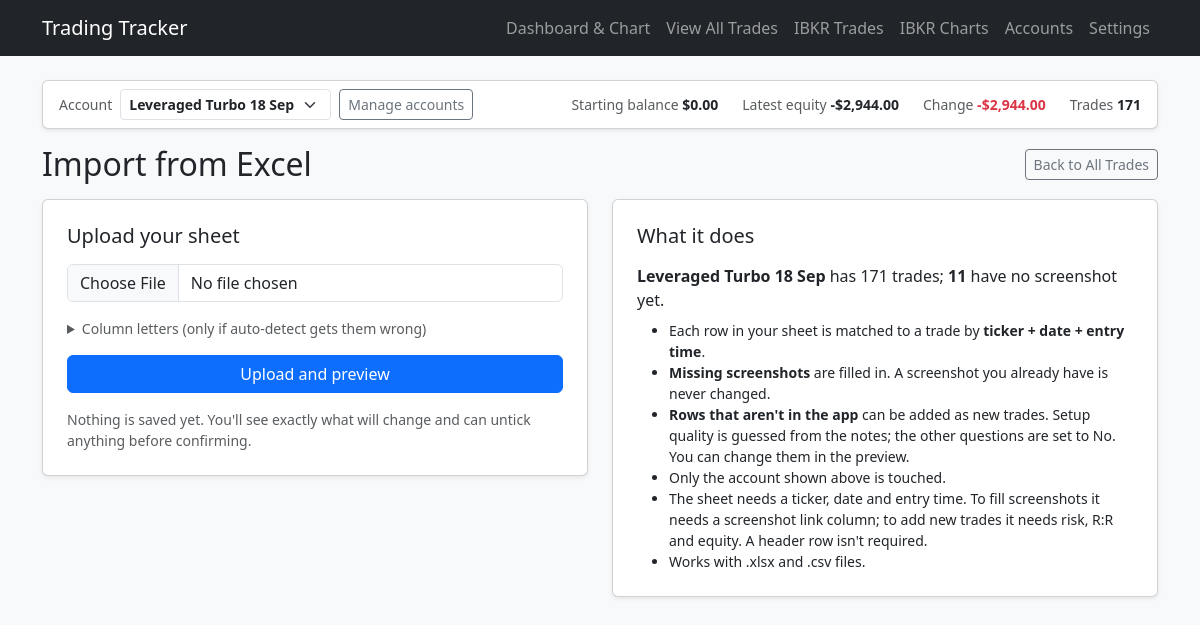
Screenshot of /import-screenshots with the database file from the repository.
### flask_app.py (models this page shows, shortened)
class Account(db.Model):
    id = db.Column(db.Integer, primary_key=True)
    name = db.Column(db.String(60), unique=True, nullable=False)
    starting_balance = db.Column(db.Float, nullable=True)
    created = db.Column(db.DateTime, default=datetime.utcnow)

class Trade(db.Model):
    id = db.Column(db.Integer, primary_key=True)
    position = db.Column(db.Integer, default=0)
    setup_quality_str = db.Column(db.String(20), nullable=False)
    ticker = db.Column(db.String(20), nullable=False)
    entry_datetime = db.Column(db.String(50), nullable=False)
    profit_taken_str = db.Column(db.String(10), nullable=False)
    stop_loss_zero_str = db.Column(db.String(10), nullable=False)
    current_equity = db.Column(db.Float, nullable=False)
    risk_str = db.Column(db.String(20), nullable=False)
    risk_reward_str = db.Column(db.String(20), nullable=False)
    risk_under_half_str = db.Column(db.String(10), nullable=True)
    daily_risk_str = db.Column(db.String(10), nullable=True)
    overtrading_str = db.Column(db.String(10), nullable=True, default='no')
    revenge_trading_str = db.Column(db.String(10), nullable=True, default='no')
    impatient_trading_str = db.Column(db.String(10), nullable=True, default='no')
    fearful_trading_str = db.Column(db.String(10), nullable=True, default='no')
    setup_score = db.Column(db.Float, nullable=False)
    profit_score = db.Column(db.Float, nullable=False)
    stop_loss_score = db.Column(db.Float, nullable=False)
    risk_score = db.Column(db.Float, nullable=False)
    risk_reward_score = db.Column(db.Float, nullable=False)
    daily_risk_score = db.Column(db.Float, nullable=True, default=0.0)
    psychology_score = db.Column(db.Float, nullable=True, default=0.0)
    total_score = db.Column(db.Float, nullable=False)
    timestamp = db.Column(db.DateTime, default=datetime.utcnow)
    screenshot_url = db.Column(db.String(500), nullable=True)
    account_id = db.Column(db.Integer, db.ForeignKey('account.id'), nullable=True)
    exit_datetime = db.Column(db.String(50), nullable=True)

### flask_app.py (the view, shortened to what this page needs)
@app.route('/import-screenshots', methods=['GET', 'POST'])
def import_screenshots():
    account = get_active_account()
    trades = Trade.query.filter_by(account_id=account.id).all()
    context = {
        'stage': 'upload',
        'account': account,
        'total_trades': len(trades),
        'missing_now': sum(1 for t in trades if not has_screenshot(t)),
        'error': None,
        'result': None,
        'points': answer_points(),
        'filled': request.args.get('filled', type=int),
        'skipped': request.args.get('skipped', type=int),
        'added': request.args.get('added', type=int),
        'add_skipped': request.args.get('add_skipped', type=int),
        'exits': request.args.get('exits', type=int),
        'exit_skipped': request.args.get('exit_skipped', type=int),
    }
    return render_template('import_screenshots.html', **context)

### flask_app.py (called while the page is built)
def parse_points(text, count):
    parts = [p for p in re.split(r'[/,\s]+', str(text or '').strip()) if p]
    if len(parts) != count:
        return None
    try:
        return [float(p) for p in parts]
    except ValueError:
        return None

def get_rule_points(key):
    rule = SCORING_RULES[key]
    setting = AppSetting.query.filter_by(key=key).first()
    if setting:
        parsed = parse_points(setting.value, rule['count'])
        if parsed is not None:
            return parsed
    return list(rule['defaults'])

def get_active_account():
    try:
        account = db.session.get(Account, int(request.cookies.get('account_id', '')))
    except ValueError:
        account = None
    return account or Account.query.order_by(Account.id.asc()).first()

def trade_profit_loss(trade):
    try:
        return float(trade.risk_str) * float(trade.risk_reward_str)
    except (TypeError, ValueError):
        return 0.0

def account_summary(account):
    trades = (
        Trade.query.filter_by(account_id=account.id)
        .order_by(Trade.position.asc())
        .all()
    )
    start = account.starting_balance
    latest = trades[-1].current_equity if trades else start
    change = latest - start if latest is not None and start is not None else None
    change_pct = change / start * 100 if change is not None and start and start > 0 else None
    return {
        'trade_count': len(trades),
        'starting_balance': start,
        'latest_equity': latest,
        'change': change,
        'change_pct': change_pct,
        'net_pl': sum(trade_profit_loss(t) for t in trades),
        'avg_score': (
            sum(t.total_score for t in trades) / len(trades) if trades else None
        ),
    }

@app.context_processor
def inject_accounts():
    return {
        'accounts': Account.query.order_by(Account.id.asc()).all(),
        'active_account': get_active_account(),
        'account_summary': account_summary,
    }

def has_screenshot(trade):
    return bool((trade.screenshot_url or '').strip())

def answer_points():
    return {
        'risk': get_rule_points('risk_under_half'),
        'daily': get_rule_points('daily_dd'),
    }

### templates/import_screenshots.html (shortened to what this page needs)
<!DOCTYPE html>
<html lang="en">
<head>
    <link href="https://cdn.jsdelivr.net/npm/bootstrap@5.3.0/dist/css/bootstrap.min.css" rel="stylesheet">
</head>
<body class="bg-light">
    <nav class="navbar navbar-expand-lg navbar-dark bg-dark mb-4">
    <div class="container">
        <a class="navbar-brand" href="/">Trading Tracker</a>
            <div class="navbar-nav">
                <a class="nav-link" href="/">Dashboard & Chart</a>
                <a class="nav-link" href="/trades-list">View All Trades</a>
                <a class="nav-link" href="/ibkr">IBKR Trades</a>
                <a class="nav-link" href="/ibkr-charts">IBKR Charts</a>
                <a class="nav-link" href="/accounts">Accounts</a>
                <a class="nav-link" href="/settings">Settings</a>
            </div>
    </div>
    </nav>
{% include '_account_bar.html' %}
<div class="container pb-5">
    <div class="d-flex justify-content-between align-items-center mb-3">
        <h2 class="m-0">Import from Excel</h2>
        <a href="/trades-list" class="btn btn-outline-secondary btn-sm">Back to All Trades</a>
    </div>
    {% if stage == 'upload' %}
    <div class="row g-4">
        <div class="col-lg-6">
            <div class="card shadow-sm p-4">
                <h5 class="mb-3">Upload your sheet</h5>
                <form method="POST" enctype="multipart/form-data">
                    <div class="mb-3">
                        <input type="file" class="form-control" name="file" accept=".xlsx,.xlsm,.csv" required>
                    </div>
                    <details class="mb-3">
                        <summary class="small text-muted">Column letters (only if auto-detect gets them wrong)</summary>
                    </details>
                    <button type="submit" class="btn btn-primary w-100">Upload and preview</button>
                </form>
                <p class="text-muted small mt-3 mb-0">
                    Nothing is saved yet. You'll see exactly what will change and can untick anything before confirming.
                </p>
            </div>
        </div>
        <div class="col-lg-6">
            <div class="card shadow-sm p-4">
                <h5 class="mb-3">What it does</h5>
                <p class="mb-2">
                    <strong>{{ account.name }}</strong> has {{ total_trades }} trade{{ '' if total_trades == 1 else 's' }};
                    <strong>{{ missing_now }}</strong> {{ 'has' if missing_now == 1 else 'have' }} no screenshot yet.
                </p>
                <ul class="mb-0 small">
                    <li>Each row in your sheet is matched to a trade by <strong>ticker + date + entry time</strong>.</li>
                    <li><strong>Missing screenshots</strong> are filled in. A screenshot you already have is never changed.</li>
                    <li><strong>Rows that aren't in the app</strong> can be added as new trades. Setup quality is guessed from the notes; the other questions are set to No. You can change them in the preview.</li>
                    <li>Only the account shown above is touched.</li>
                    <li>The sheet needs a ticker, date and entry time. To fill screenshots it needs a screenshot link column; to add new trades it needs risk, R:R and equity. A header row isn't required.</li>
                    <li>Works with .xlsx and .csv files.</li>
                </ul>
            </div>
        </div>
    </div>
    {% endif %}
</div>
</body>
</html>

### templates/_account_macros.html
{% macro money(v) -%}
{%- if v is none -%}&mdash;{%- else -%}{{ '-' if v < 0 else '' }}${{ '{:,.2f}'.format(v | abs) }}{%- endif -%}
{%- endmacro %}
{% macro signed(v) -%}
{%- if v is none -%}&mdash;{%- else -%}{{ '+' if v > 0 else '-' if v < 0 else '' }}${{ '{:,.2f}'.format(v | abs) }}{%- endif -%}
{%- endmacro %}
{% macro tone(v) -%}
{{ 'text-success' if v is not none and v > 0 else 'text-danger' if v is not none and v < 0 else '' }}
{%- endmacro %}

### rows the page displays
Account: starting_balance "0.00", name "Leveraged Turbo 18 Sep"
Trade: current_equity "-", current_equity "2,944.00"

### other values shown
{{ '+' if v > 0 else '-' if v < 0 else '' }} "-"
{{ '{:,.2f}'.format(v | abs) }} "2,944.00"
{{ s.trade_count }} "171"
{{ total_trades }} "171"
{{ '' if total_trades == 1 else 's' }} "s"
{{ missing_now }} "11"
{{ 'has' if missing_now == 1 else 'have' }} "have"
form field value "Leveraged Turbo 18 Sep"
